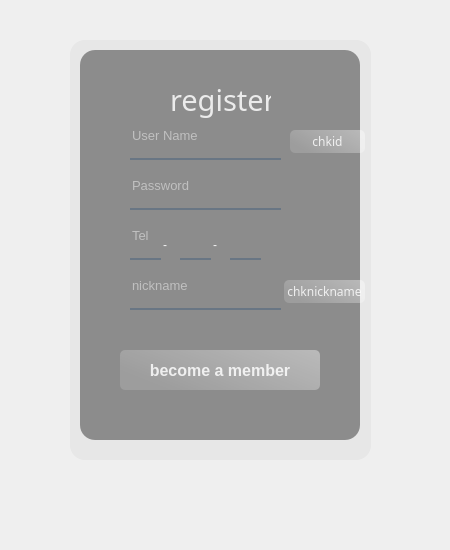
<?xml version="1.0" encoding="UTF-8"?>
<ui version="4.0">
 <class>Form</class>
 <widget class="QWidget" name="Form">
  <property name="geometry">
   <rect>
    <x>0</x>
    <y>0</y>
    <width>450</width>
    <height>550</height>
   </rect>
  </property>
  <property name="windowTitle">
   <string>Form</string>
  </property>
  <widget class="QWidget" name="widget" native="true">
   <property name="geometry">
    <rect>
     <x>30</x>
     <y>30</y>
     <width>370</width>
     <height>480</height>
    </rect>
   </property>
   <property name="styleSheet">
    <string notr="true">QPushButton#joinbtn{
	background-color: qlineargradient(spread:pad, x1:0, y1:0.505682, x2:1, y2:0, stop:0 rgba(255, 255, 255, 0.15), stop:1 rgba(255, 255, 255, 0.4));
	color:rgba(255,255,255,210);
	border-radius:5px;
}
QPushButton#joinbtn:hover{
	background-color: qlineargradient(spread:pad, x1:0, y1:0.505682, x2:1, y2:0, stop:0 rgba(255, 255, 255, 0.3), stop:1 rgba(255, 255, 255, 0.4));
}
QPushButton#joinbtn:pressed{
	padding-left:5px;
	padding-top:5px;
	background-color:rgba(105,118,132,200);
}
QPushButton#chkid{
	background-color: qlineargradient(spread:pad, x1:0, y1:0.505682, x2:1, y2:0, stop:0 rgba(255, 255, 255, 0.15), stop:1 rgba(255, 255, 255, 0.4));
	color:rgba(255,255,255,210);
	border-radius:5px;
}
QPushButton#chkid:hover{
	background-color: qlineargradient(spread:pad, x1:0, y1:0.505682, x2:1, y2:0, stop:0 rgba(255, 255, 255, 0.3), stop:1 rgba(255, 255, 255, 0.4));
}
QPushButton#chkid:pressed{
	padding-left:5px;
	padding-top:5px;
	background-color:rgba(105,118,132,200);
}
QPushButton#chknickname{
	background-color: qlineargradient(spread:pad, x1:0, y1:0.505682, x2:1, y2:0, stop:0 rgba(255, 255, 255, 0.15), stop:1 rgba(255, 255, 255, 0.4));
	color:rgba(255,255,255,210);
	border-radius:5px;
}
QPushButton#chknickname:hover{
	background-color: qlineargradient(spread:pad, x1:0, y1:0.505682, x2:1, y2:0, stop:0 rgba(255, 255, 255, 0.3), stop:1 rgba(255, 255, 255, 0.4));
}
QPushButton#chknickname:pressed{
	padding-left:5px;
	padding-top:5px;
	background-color:rgba(105,118,132,200);
}
</string>
   </property>
   <widget class="QLabel" name="label">
    <property name="geometry">
     <rect>
      <x>40</x>
      <y>10</y>
      <width>300</width>
      <height>420</height>
     </rect>
    </property>
    <property name="styleSheet">
     <string notr="true">border-image: url(:/images/images/register.jpg);
border-radius:20px</string>
    </property>
    <property name="text">
     <string/>
    </property>
   </widget>
   <widget class="QLabel" name="label_2">
    <property name="geometry">
     <rect>
      <x>40</x>
      <y>10</y>
      <width>301</width>
      <height>420</height>
     </rect>
    </property>
    <property name="styleSheet">
     <string notr="true">background-color: qlineargradient(spread:pad, x1:0, y1:0, x2:0, y2:0, stop:0 rgba(0, 0, 0, 9), stop:0.375 rgba(0, 0, 0, 50),stop:0.835226 rgba(0,0,0,75));
border-radius: 15px</string>
    </property>
    <property name="text">
     <string/>
    </property>
   </widget>
   <widget class="QLabel" name="label_3">
    <property name="geometry">
     <rect>
      <x>50</x>
      <y>20</y>
      <width>280</width>
      <height>390</height>
     </rect>
    </property>
    <property name="styleSheet">
     <string notr="true">background-color:rgba(0,0,0,100);
border-radius:15px;</string>
    </property>
    <property name="text">
     <string/>
    </property>
   </widget>
   <widget class="QLabel" name="label_4">
    <property name="geometry">
     <rect>
      <x>140</x>
      <y>50</y>
      <width>101</width>
      <height>40</height>
     </rect>
    </property>
    <property name="font">
     <font>
      <family>Matura MT Script Capitals</family>
      <pointsize>22</pointsize>
      <weight>50</weight>
      <bold>false</bold>
     </font>
    </property>
    <property name="styleSheet">
     <string notr="true">color:rgba(255,255,255,210);</string>
    </property>
    <property name="text">
     <string>register</string>
    </property>
   </widget>
   <widget class="QLineEdit" name="id">
    <property name="geometry">
     <rect>
      <x>100</x>
      <y>90</y>
      <width>151</width>
      <height>40</height>
     </rect>
    </property>
    <property name="font">
     <font>
      <pointsize>10</pointsize>
     </font>
    </property>
    <property name="styleSheet">
     <string notr="true">background-color:rgba(0,0,0,0);
border:none;
border-bottom:2px solid rgba(105,118,132,255);
color:rgba(255,255,255,230);
padding-bottom:7px</string>
    </property>
    <property name="placeholderText">
     <string>User Name</string>
    </property>
   </widget>
   <widget class="QLineEdit" name="password">
    <property name="geometry">
     <rect>
      <x>100</x>
      <y>140</y>
      <width>151</width>
      <height>40</height>
     </rect>
    </property>
    <property name="font">
     <font>
      <pointsize>10</pointsize>
     </font>
    </property>
    <property name="styleSheet">
     <string notr="true">background-color:rgba(0,0,0,0);
border:none;
border-bottom:2px solid rgba(105,118,132,255);
color:rgba(255,255,255,230);
padding-bottom:7px</string>
    </property>
    <property name="echoMode">
     <enum>QLineEdit::Password</enum>
    </property>
    <property name="placeholderText">
     <string>Password</string>
    </property>
   </widget>
   <widget class="QPushButton" name="joinbtn">
    <property name="geometry">
     <rect>
      <x>90</x>
      <y>320</y>
      <width>200</width>
      <height>40</height>
     </rect>
    </property>
    <property name="font">
     <font>
      <pointsize>12</pointsize>
      <weight>75</weight>
      <bold>true</bold>
     </font>
    </property>
    <property name="styleSheet">
     <string notr="true"/>
    </property>
    <property name="text">
     <string>become a member</string>
    </property>
   </widget>
   <widget class="QLineEdit" name="tel1">
    <property name="geometry">
     <rect>
      <x>100</x>
      <y>190</y>
      <width>31</width>
      <height>40</height>
     </rect>
    </property>
    <property name="font">
     <font>
      <pointsize>10</pointsize>
     </font>
    </property>
    <property name="styleSheet">
     <string notr="true">background-color:rgba(0,0,0,0);
border:none;
border-bottom:2px solid rgba(105,118,132,255);
color:rgba(255,255,255,230);
padding-bottom:7px</string>
    </property>
    <property name="echoMode">
     <enum>QLineEdit::Password</enum>
    </property>
    <property name="placeholderText">
     <string>Tel</string>
    </property>
   </widget>
   <widget class="QLineEdit" name="nickname">
    <property name="geometry">
     <rect>
      <x>100</x>
      <y>240</y>
      <width>151</width>
      <height>40</height>
     </rect>
    </property>
    <property name="font">
     <font>
      <pointsize>10</pointsize>
     </font>
    </property>
    <property name="styleSheet">
     <string notr="true">background-color:rgba(0,0,0,0);
border:none;
border-bottom:2px solid rgba(105,118,132,255);
color:rgba(255,255,255,230);
padding-bottom:7px</string>
    </property>
    <property name="echoMode">
     <enum>QLineEdit::Normal</enum>
    </property>
    <property name="placeholderText">
     <string>nickname</string>
    </property>
   </widget>
   <widget class="QLineEdit" name="tel2">
    <property name="geometry">
     <rect>
      <x>150</x>
      <y>190</y>
      <width>31</width>
      <height>40</height>
     </rect>
    </property>
    <property name="font">
     <font>
      <pointsize>10</pointsize>
     </font>
    </property>
    <property name="styleSheet">
     <string notr="true">background-color:rgba(0,0,0,0);
border:none;
border-bottom:2px solid rgba(105,118,132,255);
color:rgba(255,255,255,230);
padding-bottom:7px</string>
    </property>
    <property name="echoMode">
     <enum>QLineEdit::Normal</enum>
    </property>
    <property name="placeholderText">
     <string/>
    </property>
   </widget>
   <widget class="QLineEdit" name="tel3">
    <property name="geometry">
     <rect>
      <x>200</x>
      <y>190</y>
      <width>31</width>
      <height>40</height>
     </rect>
    </property>
    <property name="font">
     <font>
      <pointsize>10</pointsize>
     </font>
    </property>
    <property name="styleSheet">
     <string notr="true">background-color:rgba(0,0,0,0);
border:none;
border-bottom:2px solid rgba(105,118,132,255);
color:rgba(255,255,255,230);
padding-bottom:7px</string>
    </property>
    <property name="echoMode">
     <enum>QLineEdit::Normal</enum>
    </property>
    <property name="placeholderText">
     <string/>
    </property>
   </widget>
   <widget class="QLabel" name="label_5">
    <property name="geometry">
     <rect>
      <x>130</x>
      <y>210</y>
      <width>16</width>
      <height>16</height>
     </rect>
    </property>
    <property name="styleSheet">
     <string notr="true">background-color:rgba(0,0,0,0);
border:none;

color:rgba(255,255,255,230);
padding-bottom:7px</string>
    </property>
    <property name="text">
     <string>-</string>
    </property>
   </widget>
   <widget class="QLabel" name="label_6">
    <property name="geometry">
     <rect>
      <x>180</x>
      <y>210</y>
      <width>16</width>
      <height>16</height>
     </rect>
    </property>
    <property name="styleSheet">
     <string notr="true">background-color:rgba(0,0,0,0);
border:none;

color:rgba(255,255,255,230);
padding-bottom:7px</string>
    </property>
    <property name="text">
     <string>-</string>
    </property>
   </widget>
   <widget class="QPushButton" name="chkid">
    <property name="geometry">
     <rect>
      <x>260</x>
      <y>100</y>
      <width>75</width>
      <height>23</height>
     </rect>
    </property>
    <property name="font">
     <font>
      <family>Arial Rounded MT Bold</family>
      <weight>50</weight>
      <bold>false</bold>
     </font>
    </property>
    <property name="text">
     <string>chkid</string>
    </property>
   </widget>
   <widget class="QPushButton" name="chknickname">
    <property name="geometry">
     <rect>
      <x>254</x>
      <y>250</y>
      <width>81</width>
      <height>23</height>
     </rect>
    </property>
    <property name="font">
     <font>
      <family>Arial Rounded MT Bold</family>
      <weight>50</weight>
      <bold>false</bold>
     </font>
    </property>
    <property name="text">
     <string>chknickname</string>
    </property>
   </widget>
   <zorder>label_2</zorder>
   <zorder>label</zorder>
   <zorder>label_3</zorder>
   <zorder>label_4</zorder>
   <zorder>id</zorder>
   <zorder>password</zorder>
   <zorder>joinbtn</zorder>
   <zorder>tel1</zorder>
   <zorder>nickname</zorder>
   <zorder>tel2</zorder>
   <zorder>tel3</zorder>
   <zorder>label_5</zorder>
   <zorder>label_6</zorder>
   <zorder>chkid</zorder>
   <zorder>chknickname</zorder>
  </widget>
 </widget>
 <resources>
  <include location="res.qrc"/>
 </resources>
 <connections>
  <connection>
   <sender>chkid</sender>
   <signal>clicked()</signal>
   <receiver>Form</receiver>
   <slot>chkid()</slot>
   <hints>
    <hint type="sourcelabel">
     <x>335</x>
     <y>138</y>
    </hint>
    <hint type="destinationlabel">
     <x>422</x>
     <y>149</y>
    </hint>
   </hints>
  </connection>
  <connection>
   <sender>chknickname</sender>
   <signal>clicked()</signal>
   <receiver>Form</receiver>
   <slot>chknickname()</slot>
   <hints>
    <hint type="sourcelabel">
     <x>348</x>
     <y>283</y>
    </hint>
    <hint type="destinationlabel">
     <x>418</x>
     <y>293</y>
    </hint>
   </hints>
  </connection>
  <connection>
   <sender>joinbtn</sender>
   <signal>clicked()</signal>
   <receiver>Form</receiver>
   <slot>getjoin()</slot>
   <hints>
    <hint type="sourcelabel">
     <x>275</x>
     <y>376</y>
    </hint>
    <hint type="destinationlabel">
     <x>425</x>
     <y>465</y>
    </hint>
   </hints>
  </connection>
 </connections>
 <slots>
  <slot>login()</slot>
  <slot>register()</slot>
  <slot>getjoin()</slot>
  <slot>chkid()</slot>
  <slot>chknickname()</slot>
 </slots>
</ui>
